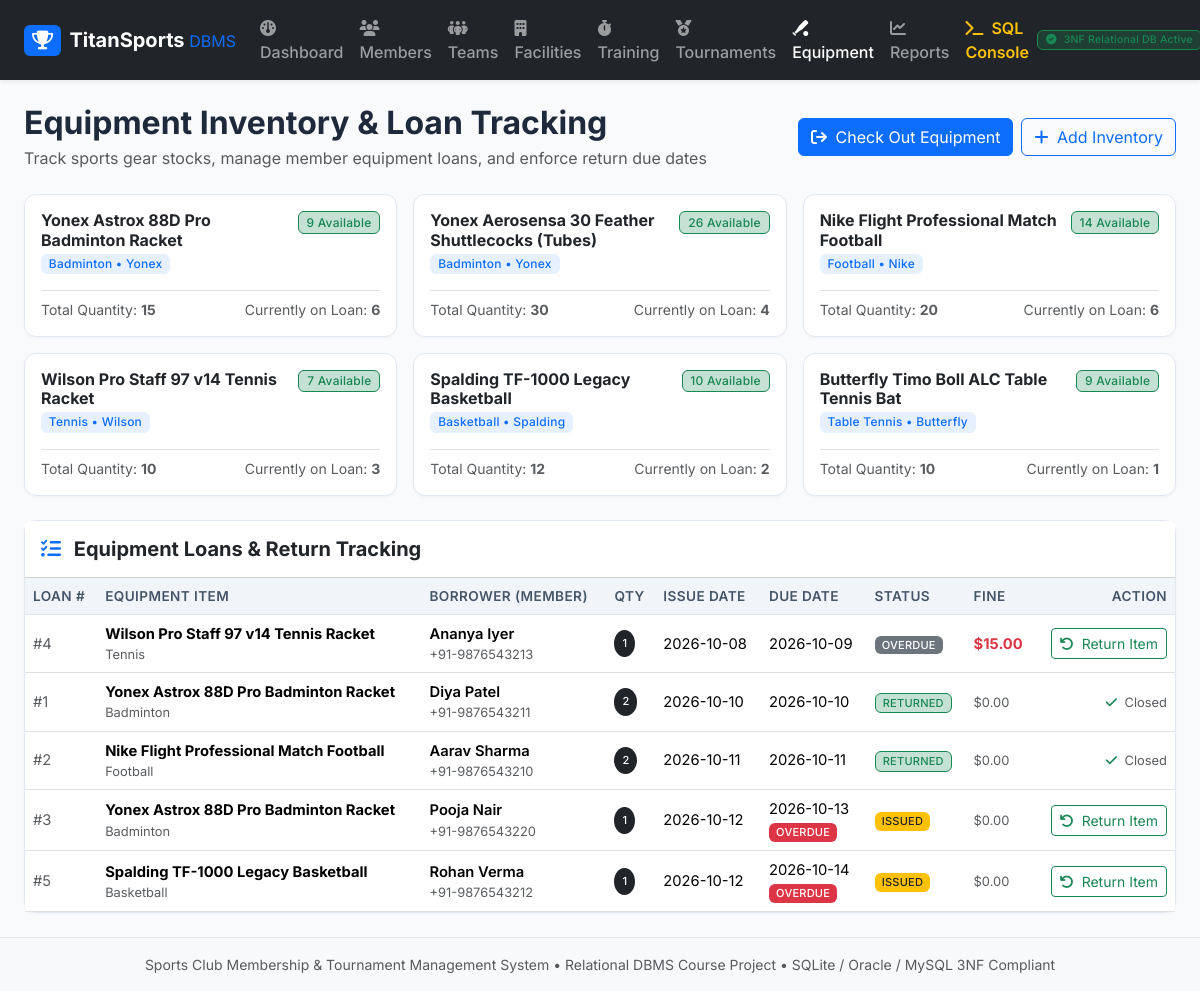
Screenshot of /equipment with the database file from the repository.
### tables this page shows
CREATE TABLE equipment (
    equipment_id INTEGER PRIMARY KEY AUTOINCREMENT,
    sport_id INTEGER NOT NULL,
    equipment_name TEXT NOT NULL COLLATE NOCASE,
    brand TEXT,
    model_code TEXT,
    total_quantity INTEGER NOT NULL CHECK (total_quantity >= 0),
    available_quantity INTEGER NOT NULL CHECK (available_quantity >= 0),
    condition_status TEXT NOT NULL DEFAULT 'GOOD' CHECK (condition_status IN ('GOOD', 'FAIR', 'MAINTENANCE_REQUIRED')),
    CHECK (available_quantity <= total_quantity),
    FOREIGN KEY (sport_id) REFERENCES sports(sport_id) ON DELETE RESTRICT
);

CREATE TABLE sports (
    sport_id INTEGER PRIMARY KEY AUTOINCREMENT,
    sport_name TEXT NOT NULL UNIQUE COLLATE NOCASE,
    category TEXT NOT NULL CHECK (category IN ('INDOOR', 'OUTDOOR')),
    max_team_size INTEGER NOT NULL CHECK (max_team_size >= 1),
    description TEXT
);

CREATE TABLE equipment_loans (
    loan_id INTEGER PRIMARY KEY AUTOINCREMENT,
    equipment_id INTEGER NOT NULL,
    member_id INTEGER NOT NULL,
    quantity INTEGER NOT NULL DEFAULT 1 CHECK (quantity > 0),
    issue_date DATE NOT NULL DEFAULT (CURRENT_DATE),
    due_date DATE NOT NULL,
    return_date DATE,
    status TEXT NOT NULL DEFAULT 'ISSUED' CHECK (status IN ('ISSUED', 'RETURNED', 'OVERDUE', 'DAMAGED_RETURNED')),
    condition_on_issue TEXT NOT NULL DEFAULT 'GOOD' CHECK (condition_on_issue IN ('GOOD', 'FAIR')),
    condition_on_return TEXT CHECK (condition_on_return IN ('GOOD', 'FAIR', 'DAMAGED', 'LOST')),
    fine_amount REAL NOT NULL DEFAULT 0.0 CHECK (fine_amount >= 0.0),
    CHECK (due_date >= issue_date),
    FOREIGN KEY (equipment_id) REFERENCES equipment(equipment_id) ON DELETE RESTRICT,
    FOREIGN KEY (member_id) REFERENCES members(member_id) ON DELETE RESTRICT
);

CREATE TABLE members (
    member_id INTEGER PRIMARY KEY AUTOINCREMENT,
    first_name TEXT NOT NULL,
    last_name TEXT NOT NULL,
    email TEXT NOT NULL UNIQUE COLLATE NOCASE,
    phone TEXT NOT NULL UNIQUE,
    dob DATE NOT NULL,
    gender TEXT NOT NULL CHECK (gender IN ('MALE', 'FEMALE', 'OTHER')),
    address TEXT,
    emergency_contact TEXT,
    joined_date DATE NOT NULL DEFAULT (CURRENT_DATE),
    status TEXT NOT NULL DEFAULT 'ACTIVE' CHECK (status IN ('ACTIVE', 'EXPIRED', 'SUSPENDED'))
);

### app/app.py (the view)
@app.route("/equipment")
def equipment():
    equipment_list = equipment_service.get_all_equipment()
    loans = equipment_service.get_equipment_loans()
    sports = team_service.get_all_sports()
    active_members = member_service.get_all_members(status_filter="ACTIVE")
    return render_template(
        "equipment.html",
        equipment=equipment_list,
        loans=loans,
        sports=sports,
        members=active_members
    )

### app/services/equipment_service.py (called while the page is built)
def get_all_equipment():
    return query_db("""
        SELECT e.*, s.sport_name,
               (e.total_quantity - e.available_quantity) AS on_loan_quantity
        FROM equipment e
        JOIN sports s ON e.sport_id = s.sport_id
        ORDER BY e.equipment_id ASC;
    """)

def get_equipment_loans(status=None):
    sql = """
        SELECT el.*, e.equipment_name, e.brand, s.sport_name,
               m.first_name || ' ' || m.last_name AS member_name, m.email, m.phone,
               CASE
                   WHEN el.status = 'ISSUED' AND el.due_date < CURRENT_DATE THEN 1
                   ELSE 0
               END AS is_overdue
        FROM equipment_loans el
        JOIN equipment e ON el.equipment_id = e.equipment_id
        JOIN sports s ON e.sport_id = s.sport_id
        JOIN members m ON el.member_id = m.member_id
        WHERE 1=1
    """
    params = []
    if status:
        sql += " AND el.status = ?"
        params.append(status)
    sql += " ORDER BY el.due_date ASC, el.loan_id DESC;"
    return query_db(sql, params)

### app/services/team_service.py (called while the page is built)
def get_all_sports():
    return query_db("SELECT * FROM sports ORDER BY sport_id ASC;")

### database/db_manager.py (called while the page is built)
def get_connection(db_path=None):
    target_path = db_path or DB_PATH
    conn = sqlite3.connect(target_path)
    conn.row_factory = sqlite3.Row
    conn.execute("PRAGMA foreign_keys = ON;")
    return conn

def query_db(query, args=(), one=False, db_path=None):
    conn = get_connection(db_path)
    try:
        cur = conn.cursor()
        cur.execute(query, args)
        rows = cur.fetchall()
        result = [dict(row) for row in rows]
        return (result[0] if result else None) if one else result
    finally:
        conn.close()

### app/templates/equipment.html (shortened to what this page needs)
{% extends "base.html" %}
{% block content %}
<div class="d-flex flex-wrap justify-content-between align-items-center mb-4 gap-2">
    <div>
        <h2 class="fw-bold mb-1">Equipment Inventory & Loan Tracking</h2>
        <p class="text-muted mb-0">Track sports gear stocks, manage member equipment loans, and enforce return due dates</p>
    </div>
    <div class="d-flex gap-2">
        <button type="button" class="btn btn-primary" data-bs-toggle="modal" data-bs-target="#issueLoanModal">
            <i class="fa-solid fa-arrow-right-from-bracket me-1"></i> Check Out Equipment
        </button>
        <button type="button" class="btn btn-outline-primary" data-bs-toggle="modal" data-bs-target="#addEquipModal">
            <i class="fa-solid fa-plus me-1"></i> Add Inventory
        </button>
    </div>
</div>
<div class="row g-3 mb-4">
    {% for eq in equipment %}
    <div class="col-md-4 col-sm-6">
        <div class="card h-100 p-3">
            <div class="d-flex justify-content-between align-items-start mb-2">
                <div>
                    <h6 class="fw-bold mb-0">{{ eq.equipment_name }}</h6>
                    <span class="badge bg-primary bg-opacity-10 text-primary small">{{ eq.sport_name }} &bull; {{ eq.brand or 'Club Asset' }}</span>
                </div>
                <span class="badge {% if eq.available_quantity > 0 %}bg-success bg-opacity-25 text-success border border-success{% else %}bg-danger{% endif %}">
                    {{ eq.available_quantity }} Available
                </span>
            </div>
            <div class="d-flex justify-content-between text-muted small mt-2 pt-2 border-top">
                <span>Total Quantity: <strong>{{ eq.total_quantity }}</strong></span>
                <span>Currently on Loan: <strong>{{ eq.on_loan_quantity }}</strong></span>
            </div>
        </div>
    </div>
    {% endfor %}
</div>
<div class="card">
    <div class="card-header bg-white py-3">
        <h5 class="fw-bold mb-0"><i class="fa-solid fa-list-check text-primary me-2"></i> Equipment Loans & Return Tracking</h5>
    </div>
    <div class="card-body p-0">
        <div class="table-responsive">
            <table class="table table-hover align-middle mb-0">
                <thead>
                    <tr>
                        <th>Loan #</th>
                        <th>Equipment Item</th>
                        <th>Borrower (Member)</th>
                        <th>Qty</th>
                        <th>Issue Date</th>
                        <th>Due Date</th>
                        <th>Status</th>
                        <th>Fine</th>
                        <th class="text-end">Action</th>
                    </tr>
                </thead>
                <tbody>
                    {% for l in loans %}
                    <tr>
                        <td class="text-muted small">#{{ l.loan_id }}</td>
                        <td>
                            <div class="fw-bold">{{ l.equipment_name }}</div>
                            <div class="small text-muted">{{ l.sport_name }}</div>
                        </td>
                        <td>
                            <div class="fw-semibold">{{ l.member_name }}</div>
                            <div class="small text-muted">{{ l.phone }}</div>
                        </td>
                        <td><span class="badge bg-dark rounded-circle p-2">{{ l.quantity }}</span></td>
                        <td class="small">{{ l.issue_date }}</td>
                        <td class="small">
                            <div>{{ l.due_date }}</div>
                            {% if l.is_overdue and l.status == 'ISSUED' %}
                                <span class="badge bg-danger small">OVERDUE</span>
                            {% endif %}
                        </td>
                        <td>
                            {% if l.status == 'ISSUED' %}
                                <span class="badge bg-warning text-dark">ISSUED</span>
                            {% elif l.status == 'RETURNED' %}
                                <span class="badge bg-success bg-opacity-25 text-success border border-success">RETURNED</span>
                            {% elif l.status == 'DAMAGED_RETURNED' %}
                                <span class="badge bg-danger">DAMAGED</span>
                            {% else %}
                                <span class="badge bg-secondary">{{ l.status }}</span>
                            {% endif %}
                        </td>
                        <td>
                            {% if l.fine_amount > 0 %}
                                <span class="text-danger fw-bold">${{ "%.2f"|format(l.fine_amount) }}</span>
                            {% else %}
                                <span class="text-muted small">$0.00</span>
                            {% endif %}
                        </td>
                        <td class="text-end">
                            {% if l.status in ['ISSUED', 'OVERDUE'] %}
                            <button type="button" class="btn btn-sm btn-outline-success" data-bs-toggle="modal" data-bs-target="#returnModal{{ l.loan_id }}">
                                <i class="fa-solid fa-arrow-rotate-left me-1"></i> Return Item
                            </button>
                            {% else %}
                            <span class="text-muted small"><i class="fa-solid fa-check text-success me-1"></i> Closed</span>
                            {% endif %}
                        </td>
                    </tr>
                    {% else %}
                    <tr>
                        <td colspan="9" class="text-center py-4 text-muted">No equipment loan records found.</td>
                    </tr>
                    {% endfor %}
                </tbody>
            </table>
        </div>
    </div>
</div>
{% endblock %}

### app/static/css/custom.css (style rules this page uses)
body { font-family: 'Inter', -apple-system, BlinkMacSystemFont, "Segoe UI", Roboto, sans-serif; background-color: #f8fafc; color: #1e293b; min-height: 100vh; display: flex; flex-direction: column; }
.card { border-radius: 12px; border: 1px solid #e2e8f0; box-shadow: 0 1px 3px rgba(0,0,0,0.04); transition: transform 0.15s ease, box-shadow 0.15s ease; }
.table th { background-color: #f1f5f9; font-weight: 600; font-size: 0.85rem; text-transform: uppercase; letter-spacing: 0.03em; color: #475569; }
.table td { vertical-align: middle; font-size: 0.92rem; }
.badge { font-weight: 500; letter-spacing: 0.02em; }

### rows the page displays
equipment: equipment_name "Yonex Astrox 88D Pro Badminton Racket", sport_name "Badminton", brand "Yonex", available_quantity "9", total_quantity "15", on_loan_quantity "6"
equipment: equipment_name "Yonex Aerosensa 30 Feather Shuttlecocks (Tubes)", sport_name "Badminton", brand "Yonex", available_quantity "26", total_quantity "30", on_loan_quantity "4"
equipment: equipment_name "Nike Flight Professional Match Football", sport_name "Football", brand "Nike", available_quantity "14", total_quantity "20", on_loan_quantity "6"
equipment: equipment_name "Wilson Pro Staff 97 v14 Tennis Racket", sport_name "Tennis", brand "Wilson", available_quantity "7", total_quantity "10", on_loan_quantity "3"
equipment: equipment_name "Spalding TF-1000 Legacy Basketball", sport_name "Basketball", brand "Spalding", available_quantity "10", total_quantity "12", on_loan_quantity "2"
equipment: equipment_name "Butterfly Timo Boll ALC Table Tennis Bat", sport_name "Table Tennis", brand "Butterfly", available_quantity "9", total_quantity "10", on_loan_quantity "1"
equipment_loans: loan_id "4", equipment_name "Wilson Pro Staff 97 v14 Tennis Racket", sport_name "Tennis", member_name "Ananya Iyer", phone "+91-9876543213", quantity "1", issue_date "2026-10-08", due_date "2026-10-09", status "OVERDUE", fine_amount "15.00"
equipment_loans: loan_id "1", equipment_name "Yonex Astrox 88D Pro Badminton Racket", sport_name "Badminton", member_name "Diya Patel", phone "+91-9876543211", quantity "2", issue_date "2026-10-10", due_date "2026-10-10", status "RETURNED", fine_amount "$0.00"
equipment_loans: loan_id "2", equipment_name "Nike Flight Professional Match Football", sport_name "Football", member_name "Aarav Sharma", phone "+91-9876543210", quantity "2", issue_date "2026-10-11", due_date "2026-10-11", status "RETURNED", fine_amount "$0.00"
equipment_loans: loan_id "3", equipment_name "Yonex Astrox 88D Pro Badminton Racket", sport_name "Badminton", member_name "Pooja Nair", phone "+91-9876543220", quantity "1", issue_date "2026-10-12", due_date "2026-10-13", status "OVERDUE", fine_amount "$0.00"
equipment_loans: loan_id "5", equipment_name "Spalding TF-1000 Legacy Basketball", sport_name "Basketball", member_name "Rohan Verma", phone "+91-9876543212", quantity "1", issue_date "2026-10-12", due_date "2026-10-14", status "OVERDUE", fine_amount "$0.00"
